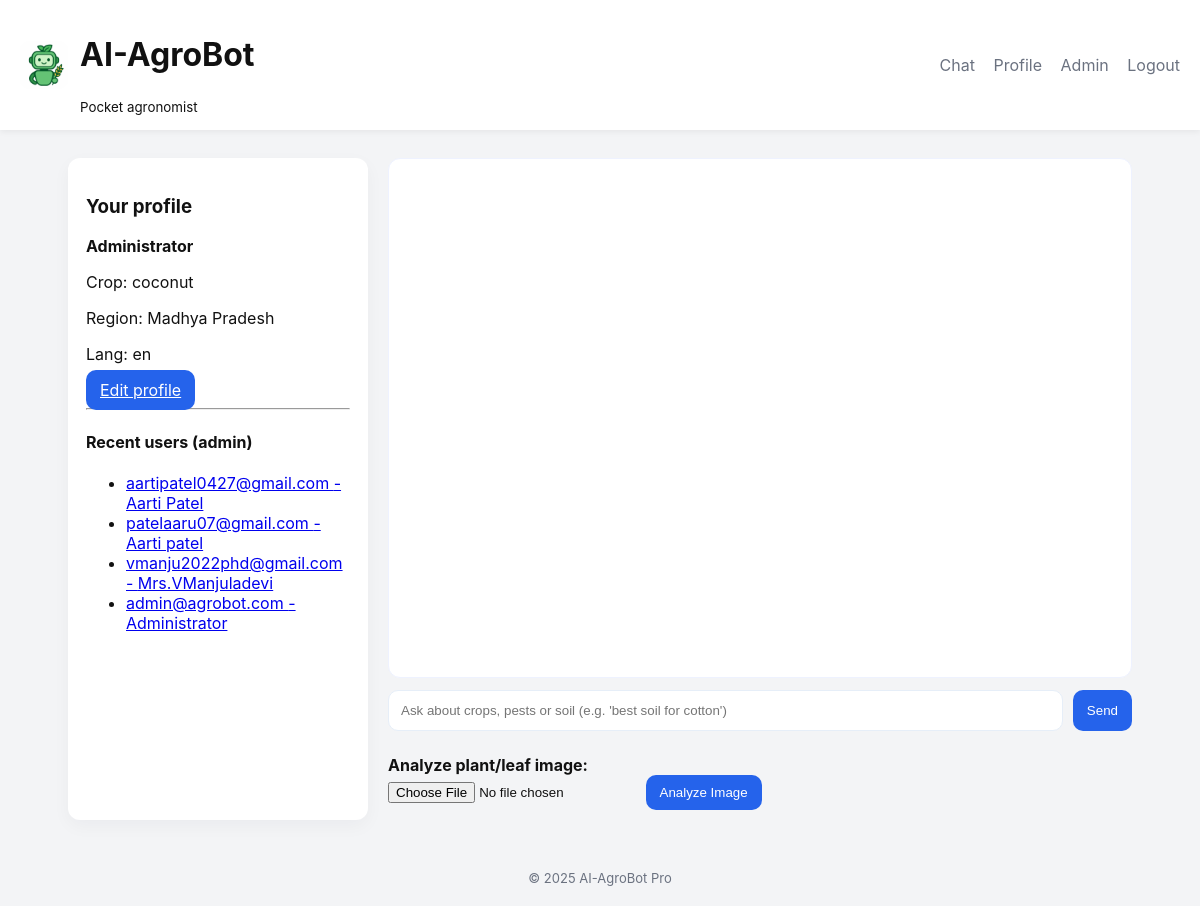
The page / (signed in) on the database its author committed.
### database.py (models this page shows)
class User(UserMixin, db.Model):
    __tablename__ = "users"
    id = db.Column(db.Integer, primary_key=True)
    email = db.Column(db.String(200), unique=True, nullable=False)
    password = db.Column(db.String(200), nullable=False)
    name = db.Column(db.String(100))
    role = db.Column(db.String(20), default="farmer")
    primary_crop = db.Column(db.String(100))
    region = db.Column(db.String(100))
    preferred_language = db.Column(db.String(20), default="en")

### app.py (the view)
@app.route("/")
def index():
    recent_users = []
    if current_user.is_authenticated and current_user.role == "admin":
        recent_users = User.query.order_by(User.id.desc()).limit(20).all()
    return render_template("index.html", recent_users=recent_users)

### app.py (called while the page is built)
@login_manager.user_loader
def load_user(user_id):
    return db.session.get(User, int(user_id))

### templates/index.html (shortened to what this page needs)
{% extends "base.html" %}
{% block content %}
<div class="container">
  <aside class="sidebar">
    <h3>Your profile</h3>
    {% if current_user.is_authenticated %}
      <p><strong>{{ current_user.name or current_user.email }}</strong></p>
      <p>Crop: {{ current_user.primary_crop or "—" }}</p>
      <p>Region: {{ current_user.region or "—" }}</p>
      <p>Lang: {{ current_user.preferred_language or "en" }}</p>
      <a class="btn" href="{{ url_for('profile') }}">Edit profile</a>
    {% else %}
      <p><a href="{{ url_for('login') }}">Login</a> to save chat & see profile.</p>
    {% endif %}
    {% if recent_users %}
      <hr>
      <h4>Recent users (admin)</h4>
      <ul class="user-list">
        {% for u in recent_users %}
          <li>
            <a href="{{ url_for('admin_view_user', user_id=u.id) }}">
              {{ u.email }} - {{ u.name or '—' }}
            </a>
          </li>
        {% endfor %}
      </ul>
    {% endif %}
  </aside>
  <section class="chat-panel">
    <div id="messages" class="messages" aria-live="polite"></div>
    <form id="chatForm" class="chat-form" onsubmit="return false;">
      <input id="msg" aria-label="Type your question" placeholder="Ask about crops, pests or soil (e.g. 'best soil for cotton')" autocomplete="off">
      <button id="sendBtn" type="button" class="btn">Send</button>
    </form>
    <form id="image-form" enctype="multipart/form-data" style="margin-top:24px;">
      <label><b>Analyze plant/leaf image:</b></label><br>
      <input type="file" id="image-input" name="image" accept="image/*" required>
      <button type="submit" class="btn">Analyze Image</button>
    </form>
  </section>
</div>
{% endblock %}

### templates/base.html (shortened to what this page needs)
<!doctype html>
<html lang="en">
<head>
  <link rel="stylesheet" href="{{ url_for('static', filename='style.css') }}">
</head>
<body>
  <header class="topbar">
    <div class="brand"><img src="{{ url_for('static', filename='bot.png') }}" class="logo" alt="bot"><div><h1>AI-AgroBot</h1><small>Pocket agronomist</small></div></div>
    <nav class="nav">
      <a href="{{ url_for('index') }}">Chat</a>
      {% if current_user.is_authenticated %}
        <a href="{{ url_for('profile') }}">Profile</a>
        {% if current_user.role == 'admin' %}<a href="{{ url_for('admin_dashboard') }}">Admin</a>{% endif %}
        <a href="{{ url_for('logout') }}">Logout</a>
      {% else %}
        <a href="{{ url_for('login') }}">Login</a>
        <a href="{{ url_for('register') }}">Register</a>
      {% endif %}
    </nav>
  </header>
  <main class="main">
    {% block content %}{% endblock %}
  </main>
  <footer class="footer">© 2025 AI-AgroBot Pro</footer>
</body>
</html>

### static/style.css (style rules this page uses)
:root { --brand: #2563eb; --muted: #6b7280; --bg: #f3f4f6; --card: #ffffff; }
* { box-sizing: border-box; }
body { font-family: Inter, system-ui, Segoe UI, Roboto, Arial; margin: 0; background: var(--bg); color: #111; }
.topbar { display: flex; align-items: center; justify-content: space-between; padding: 14px 20px; background: var(--card); box-shadow: 0 2px 6px rgba(0,0,0,0.06); }
.brand { display: flex; align-items: center; gap: 12px; }
.logo { width: 48px; height: 48px; border-radius: 10px; }
.nav a { margin-left: 14px; color: var(--muted); text-decoration: none; }
.main { max-width: 1100px; margin: 28px auto; padding: 0 18px; }
.container { display: grid; grid-template-columns: 300px 1fr; gap: 20px; }
.sidebar { background: var(--card); padding: 18px; border-radius: 12px; box-shadow: 0 6px 18px rgba(16,24,40,0.04); }
.chat-panel { display: flex; flex-direction: column; }
.messages { background: var(--card); height: 520px; border-radius: 12px; padding: 16px; overflow: auto; border: 1px solid #eef2ff; }
.chat-form { display: flex; gap: 10px; margin-top: 12px; }
.chat-form input { flex: 1; padding: 12px; border-radius: 10px; border: 1px solid #e6eef8; }
.btn, button { background: var(--brand); color: white; border: none; padding: 10px 14px; border-radius: 10px; cursor: pointer; }
.footer { padding: 20px; text-align: center; color: var(--muted); font-size: 13px; margin-top: 30px; }

### rows shown on the page
User: name "Administrator", primary_crop "coconut", region "Madhya Pradesh", preferred_language "en", email "admin@agrobot.com"
User: email "aartipatel0427@gmail.com", name "Aarti Patel"
User: email "patelaaru07@gmail.com", name "Aarti patel"
User: email "vmanju2022phd@gmail.com", name "Mrs.VManjuladevi"
